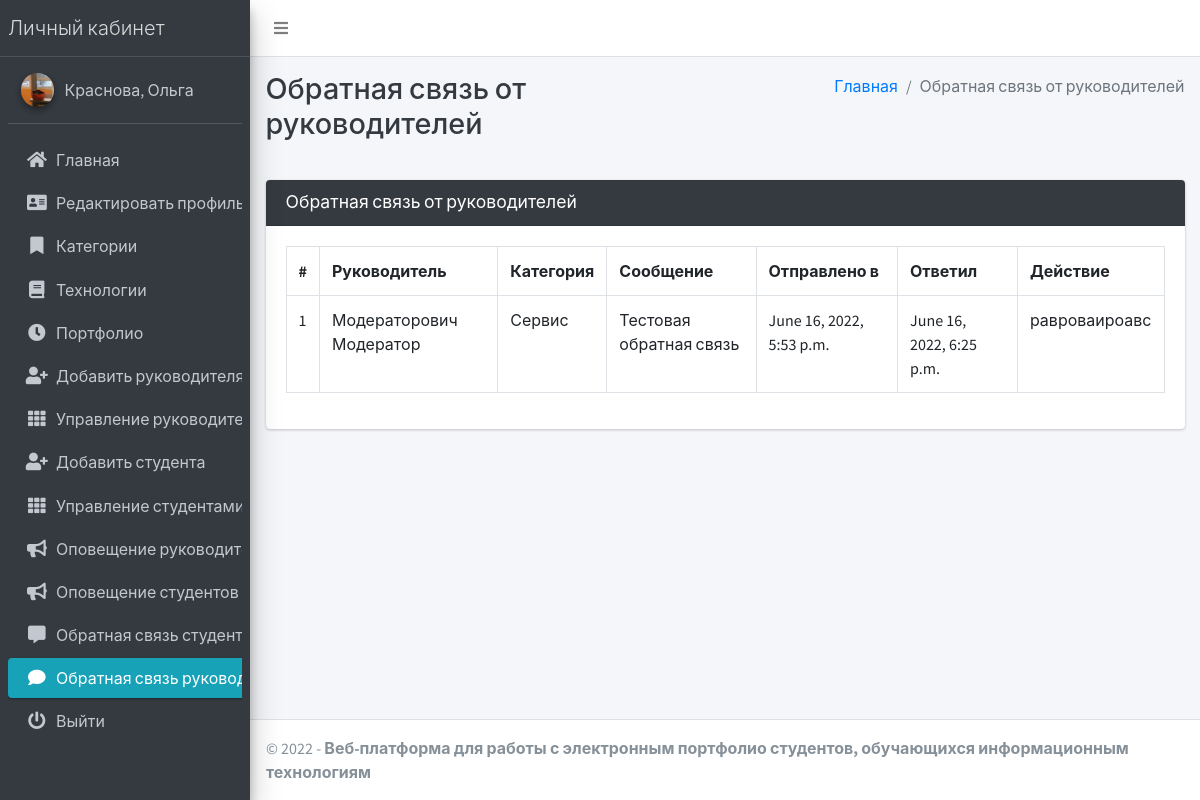
The page /staff/view/feedback/ (signed in) on the database its author committed.
### main_app/models.py (models this page shows)
class CustomUser(AbstractUser):
    USER_TYPE = ((1, "HOD"), (2, "Staff"), (3, "Student"))
    GENDER = [("M", "Male"), ("F", "Female")]
    username = None  # Removed username, using email instead
    email = models.EmailField(unique=True)
    user_type = models.CharField(default=1, choices=USER_TYPE, max_length=1)
    gender = models.CharField(max_length=1, choices=GENDER)
    profile_pic = models.ImageField()
    address = models.TextField()
    fcm_token = models.TextField(default="")  # For firebase notifications
    created_at = models.DateTimeField(auto_now_add=True)
    updated_at = models.DateTimeField(auto_now=True)
    USERNAME_FIELD = "email"
    REQUIRED_FIELDS = []
    objects = CustomUserManager()
    def __str__(self):
        return self.last_name + ", " + self.first_name

class FeedbackStaff(models.Model):
    staff = models.ForeignKey(Staff, on_delete=models.CASCADE)
    feedback = models.TextField()
    reply = models.TextField()
    created_at = models.DateTimeField(auto_now_add=True)
    updated_at = models.DateTimeField(auto_now=True)

class Staff(models.Model):
    course = models.ForeignKey(Course, on_delete=models.DO_NOTHING, null=True, blank=False)
    admin = models.OneToOneField(CustomUser, on_delete=models.CASCADE)
    def __str__(self):
        return self.admin.last_name + " " + self.admin.first_name

class Course(models.Model):
    name = models.CharField(max_length=120)
    created_at = models.DateTimeField(auto_now_add=True)
    updated_at = models.DateTimeField(auto_now=True)
    def __str__(self):
        return self.name

### main_app/hod_views.py (the view, shortened to what this page needs)
# urls.py: path("staff/view/feedback/", hod_views.staff_feedback_message,
@csrf_exempt
def staff_feedback_message(request):
    if request.method != 'POST':
        feedbacks = FeedbackStaff.objects.all()
        context = {
            'feedbacks': feedbacks,
            'page_title': 'Обратная связь от руководителей'
        }
        return render(request, 'hod_template/staff_feedback_template.html', context)

### main_app/templates/hod_template/staff_feedback_template.html (shortened to what this page needs)
{% extends 'main_app/base.html' %}
{% load static %}
{% block page_title %}{{page_title}}{% endblock page_title %}
{% block content %}
<section class="content">
    <div class="container-fluid">
        <div class="row">
            <div class="col-md-12">
                <div class="card card-dark">
                    <div class="card-header">
                        <h3 class="card-title">{{page_title}}</h3>
                    </div>
                    <div class="table card-body">
                        <table class="table table-bordered table-hover">
                            <tr>
                                <th>#</th>
                                <th>Руководитель</th>
                                <th>Категория</th>
                                <th>Сообщение</th>
                                <th>Отправлено в</th>
                                <th>Ответил</th>
                                <th>Действие</th>
                            </tr>
                            {% for feedback in  feedbacks %}
                              <tr>
                                  <td>{{forloop.counter}}</td>
                                  <td>{{feedback.staff}}</td>
                                  <td>{{feedback.staff.course}}</td>
                                  <td>{{feedback.feedback}}</td>
                                    {% if feedback.reply == "" %}
                                    <td>{{feedback.created_at}}</td>
                                    <td><span  class='badge badge-warning'>Ожидание ответа</span></td>
                                         <td> <button data-toggle = "modal" data-target = "#reply_modal" value="{{feedback.id}}" class="btn btn-success reply_open_modal">Reply</button>
                                        {% else %}
                                        <td>{{feedback.created_at}}</td>
                                        <td>{{feedback.updated_at}}</td>
                                          <td>{{feedback.reply}}</td>
                                    {% endif %}
                              </tr>
                            {% endfor %}
                        </table>
                    </div>
                    </div>
            </div>
        </div>
    </div>
</section>
{% endblock content %}

### main_app/templates/main_app/sidebar_template.html (shortened to what this page needs)
{% load static %}
<aside class="main-sidebar sidebar-dark-info elevation-4">
    {% if request.user.user_type == '1' %}
    <a href="{% url 'admin_home' %}" class="brand-link">
        <span class="brand-text font-weight-light">Личный кабинет</span>
    </a>
    <div class="sidebar">
        <div class="user-panel mt-3 pb-3 mb-3 d-flex">
            <div class="image">
                <img src="{{ request.user.profile_pic}}" class="img-circle elevation-2" alt="User Image">
            </div>
            <div class="info">
                <a href="#" class="d-block">{{user}}</a>
            </div>
        </div>
        <nav class="mt-2">
            <ul class="nav nav-pills nav-sidebar flex-column" data-widget="treeview" role="menu" data-accordion="false">
                <li class="nav-item">
                    {% url 'admin_home' as admin_home %}
                    <a href="{{admin_home}}" class="nav-link {% if admin_home == request.path %} active {% endif %}">
                        <i class="nav-icon fas fa-home"></i>
                        <p>
                            Главная
                        </p>
                    </a>
                </li>
                <li class="nav-item">
                    {% url 'admin_view_profile' as admin_view_profile %}
                    <a href="{{admin_view_profile}}"
                        class="nav-link {% if admin_view_profile == request.path %} active {% endif %}">
                        <i class="nav-icon fas fa-address-card"></i>
                        <p>
                            Редактировать профиль
                        </p>
                    </a>
                </li>
                <li class="nav-item has-treeview">
                    <a href="#" class="nav-link">
                        <i class="nav-icon fas fa-bookmark"></i>
                        <p>
                            Категории
                        </p>
                    </a>
                </li>
                <li class="nav-item has-treeview">
                    <a href="#" class="nav-link">
                        <i class="nav-icon fas fa-book"></i>
                        <p>
                            Технологии
                        </p>
                    </a>
                </li>
                <li class="nav-item has-treeview">
                    <a href="#" class="nav-link">
                        <i class="nav-icon fas fa-clock"></i>
                        <p>
                            Портфолио
                        </p>
                    </a>
                </li>
                <li class="nav-item">
                    {% url 'add_staff' as add_staff %}
                    <a href="{{add_staff}}" class="nav-link {% if add_staff == request.path %} active {% endif %}">
                        <i class="nav-icon fas fa-user-plus"></i>
                        <p>
                            Добавить руководителя
                        </p>
                    </a>
                </li>
                <li class="nav-item">
                    {% url 'manage_staff' as manage_staff %}
                    {% url 'edit_staff' staff_id as edit_staff %}
                    <a href="{{manage_staff}}"
                        class="nav-link {% if manage_staff == request.path or request.path == edit_staff %} active {% endif %}">
                        <i class="nav-icon fas fa-th"></i>
                        <p>
                            Управление руководителями
                        </p>
                    </a>
                </li>
                <li class="nav-item">
                    {% url 'add_student' as add_student%}
                    <a href="{{add_student}}" class="nav-link  {% if add_student == request.path %} active {% endif %}">
                        <i class="nav-icon fas fa-user-plus"></i>
                        <p>
                            Добавить студента
                        </p>
                    </a>
                </li>
                <li class="nav-item">
                    {% url 'manage_student' as manage_student %}
                    {% url 'edit_student' student_id as edit_student %}
                    <a href="{{manage_student}}"
                        class="nav-link  {% if edit_student == request.path or manage_student == request.path %} active {% endif %}">
                        <i class="nav-icon fas fa-th"></i>
                        <p>
                            Управление студентами
                        </p>
                    </a>
                </li>
                <li class="nav-item">
                    {% url 'admin_notify_staff' as admin_notify_staff %}
                    <a href="{{admin_notify_staff}}"
                        class="nav-link {% if admin_notify_staff == request.path %} active {% endif %}">
                        <i class="nav-icon fas fa-bullhorn"></i>
                        <p>
                            Оповещение руководителей
                        </p>
                    </a>
                </li>
                <li class="nav-item">
                    {% url 'admin_notify_student' as admin_notify_student %}
                    <a href="{{admin_notify_student}}"
                        class="nav-link {% if admin_notify_student == request.path %} active {% endif %}">
                        <i class="nav-icon fas fa-bullhorn"></i>
                        <p>
                            Оповещение студентов
                        </p>
                    </a>
                </li>
                <li class="nav-item">
                <li class="nav-item">
                    {% url 'student_feedback_message' as student_feedback_message %}
                    <a href="{{ student_feedback_message }}"
                        class="nav-link  {% if student_feedback_message == request.path %} active {% endif %}">
                        <i class="nav-icon fas fa-comment-alt"></i>
                        <p>
                            Обратная связь студентов
                        </p>
                    </a>
                </li>
                <li class="nav-item">
                    {% url 'staff_feedback_message' as staff_feedback_message %}
                    <a href="{{staff_feedback_message}}"
                        class="nav-link   {% if staff_feedback_message == request.path %} active {% endif %}">
                        <i class="nav-icon fas fa-comment"></i>
                        <p>
                            Обратная связь руководителей
                        </p>
                    </a>
                </li>
                                        {% endif %}
                                        <li class="nav-item">
                                            <a href="{% url 'user_logout' %}"
                                                onclick="return confirm('Ваш сеанс работы будет завершен.\n\nЗавершить?')"
                                                class="nav-link">
                                                <i class="nav-icon fas fa-power-off"></i>
                                                <p>
                                                    Выйти
                                                </p>
                                            </a>
                                        </li>
                                    </ul>
                                </nav>
                            </div>
</aside>

### rows shown on the page
CustomUser: user.profile_pic (picture), last_name+first_name "Краснова, Ольга"
FeedbackStaff: staff "Модераторович Модератор", staff.course "Сервис", feedback "Тестовая обратная связь", created_at "June 16, 2022, 5:53 p.m.", updated_at "June 16, 2022, 6:25 p.m.", reply "равроваироавс"

### other values the page prints
{{ page_title }} "Обратная связь от руководителей"
